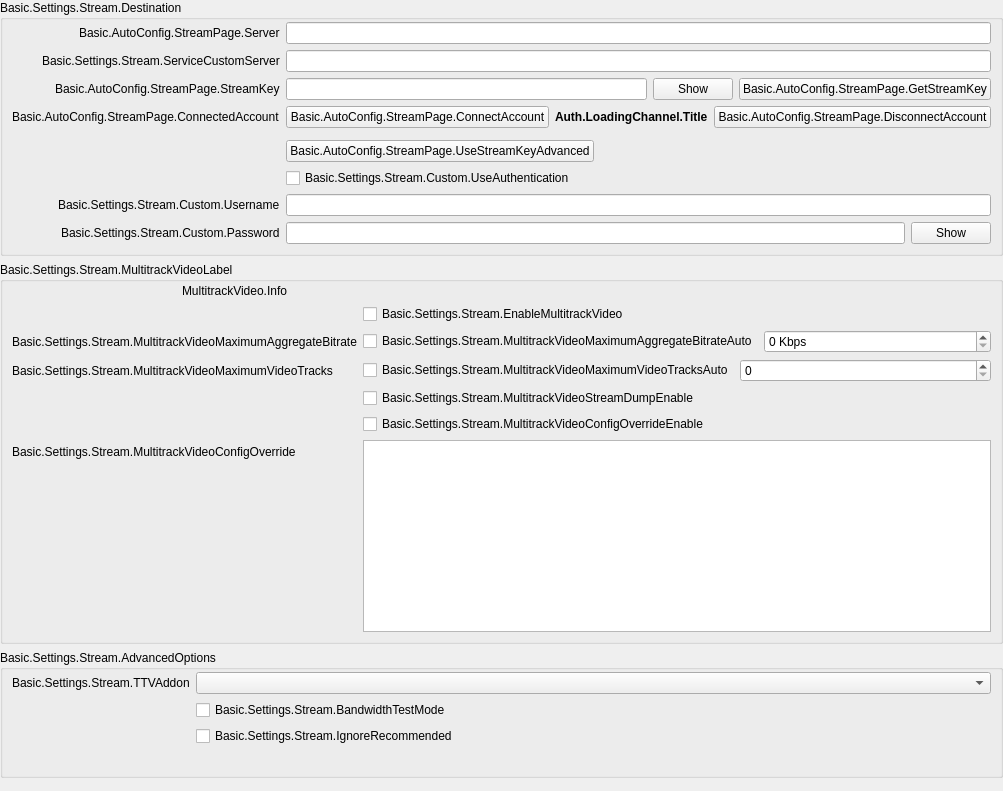
            <widget class="QWidget" name="streamKeyPage">
             <property name="geometry">
              <rect>
               <x>0</x>
               <y>0</y>
               <width>987</width>
               <height>791</height>
              </rect>
             </property>
             <layout class="QVBoxLayout" name="streamkeyPageLayout">
              <property name="leftMargin">
               <number>0</number>
              </property>
              <property name="topMargin">
               <number>0</number>
              </property>
              <property name="rightMargin">
               <number>0</number>
              </property>
              <property name="bottomMargin">
               <number>0</number>
              </property>
              <item>
               <widget class="QGroupBox" name="destinationGroupBox">
                <property name="title">
                 <string>Basic.Settings.Stream.Destination</string>
                </property>
                <layout class="QFormLayout" name="destinationLayout">
                 <property name="fieldGrowthPolicy">
                  <enum>QFormLayout::AllNonFixedFieldsGrow</enum>
                 </property>
                 <property name="labelAlignment">
                  <set>Qt::AlignRight|Qt::AlignTrailing|Qt::AlignVCenter</set>
                 </property>
                 <property name="leftMargin">
                  <number>9</number>
                 </property>
                 <property name="topMargin">
                  <number>2</number>
                 </property>
                 <property name="rightMargin">
                  <number>9</number>
                 </property>
                 <property name="bottomMargin">
                  <number>9</number>
                 </property>
                 <item row="0" column="0">
                  <widget class="QLabel" name="serverLabel">
                   <property name="text">
                    <string>Basic.AutoConfig.StreamPage.Server</string>
                   </property>
                  </widget>
                 </item>
                 <item row="0" column="1">
                  <widget class="QStackedWidget" name="serverStackedWidget">
                   <property name="sizePolicy">
                    <sizepolicy hsizetype="Preferred" vsizetype="Maximum">
                     <horstretch>0</horstretch>
                     <verstretch>0</verstretch>
                    </sizepolicy>
                   </property>
                   <property name="currentIndex">
                    <number>1</number>
                   </property>
                   <widget class="QWidget" name="servicePage">
                    <layout class="QHBoxLayout" name="horizontalLayout_21">
                     <property name="leftMargin">
                      <number>0</number>
                     </property>
                     <property name="topMargin">
                      <number>0</number>
                     </property>
                     <property name="rightMargin">
                      <number>0</number>
                     </property>
                     <property name="bottomMargin">
                      <number>0</number>
                     </property>
                     <item>
                      <widget class="QComboBox" name="server"/>
                     </item>
                    </layout>
                   </widget>
                   <widget class="QWidget" name="customPage">
                    <layout class="QHBoxLayout" name="horizontalLayout_22">
                     <property name="leftMargin">
                      <number>0</number>
                     </property>
                     <property name="topMargin">
                      <number>0</number>
                     </property>
                     <property name="rightMargin">
                      <number>0</number>
                     </property>
                     <property name="bottomMargin">
                      <number>0</number>
                     </property>
                     <item>
                      <widget class="QLineEdit" name="customServer"/>
                     </item>
                    </layout>
                   </widget>
                  </widget>
                 </item>
                 <item row="1" column="0">
                  <widget class="QLabel" name="serviceCustomServerLabel">
                   <property name="text">
                    <string>Basic.Settings.Stream.ServiceCustomServer</string>
                   </property>
                   <property name="buddy">
                    <cstring>serviceCustomServer</cstring>
                   </property>
                  </widget>
                 </item>
                 <item row="1" column="1">
                  <widget class="QLineEdit" name="serviceCustomServer"/>
                 </item>
                 <item row="2" column="0">
                  <widget class="QLabel" name="streamKeyLabel">
                   <property name="text">
                    <string>Basic.AutoConfig.StreamPage.StreamKey</string>
                   </property>
                   <property name="openExternalLinks">
                    <bool>true</bool>
                   </property>
                   <property name="buddy">
                    <cstring>key</cstring>
                   </property>
                  </widget>
                 </item>
                 <item row="2" column="1">
                  <widget class="QFrame" name="streamKeyWidget">
                   <layout class="QHBoxLayout" name="horizontalLayout_11">
                    <property name="leftMargin">
                     <number>0</number>
                    </property>
                    <property name="topMargin">
                     <number>0</number>
                    </property>
                    <property name="rightMargin">
                     <number>0</number>
                    </property>
                    <property name="bottomMargin">
                     <number>0</number>
                    </property>
                    <item>
                     <widget class="QLineEdit" name="key">
                      <property name="inputMask">
                       <string notr="true"/>
                      </property>
                      <property name="text">
                       <string notr="true"/>
                      </property>
                      <property name="echoMode">
                       <enum>QLineEdit::Password</enum>
                      </property>
                     </widget>
                    </item>
                    <item>
                     <widget class="QPushButton" name="show">
                      <property name="text">
                       <string>Show</string>
                      </property>
                     </widget>
                    </item>
                    <item>
                     <widget class="UrlPushButton" name="getStreamKeyButton">
                      <property name="toolTip">
                       <string/>
                      </property>
                      <property name="toolTipDuration">
                       <number>-4</number>
                      </property>
                      <property name="text">
                       <string>Basic.AutoConfig.StreamPage.GetStreamKey</string>
                      </property>
                     </widget>
                    </item>
                   </layout>
                  </widget>
                 </item>
                 <item row="3" column="0">
                  <widget class="QLabel" name="connectedAccountLabel">
                   <property name="text">
                    <string>Basic.AutoConfig.StreamPage.ConnectedAccount</string>
                   </property>
                  </widget>
                 </item>
                 <item row="3" column="1">
                  <layout class="QHBoxLayout" name="horizontalLayout_15">
                   <item>
                    <widget class="QPushButton" name="connectAccount2">
                     <property name="cursor">
                      <cursorShape>PointingHandCursor</cursorShape>
                     </property>
                     <property name="text">
                      <string>Basic.AutoConfig.StreamPage.ConnectAccount</string>
                     </property>
                    </widget>
                   </item>
                   <item>
                    <widget class="QLabel" name="connectedAccountText">
                     <property name="styleSheet">
                      <string notr="true">font-weight: bold</string>
                     </property>
                     <property name="text">
                      <string>Auth.LoadingChannel.Title</string>
                     </property>
                    </widget>
                   </item>
                   <item>
                    <widget class="QPushButton" name="disconnectAccount">
                     <property name="text">
                      <string>Basic.AutoConfig.StreamPage.DisconnectAccount</string>
                     </property>
                    </widget>
                   </item>
                   <item>
                    <spacer name="horizontalSpacer_19">
                     <property name="orientation">
                      <enum>Qt::Horizontal</enum>
                     </property>
                     <property name="sizeHint" stdset="0">
                      <size>
                       <width>40</width>
                       <height>20</height>
                      </size>
                     </property>
                    </spacer>
                   </item>
                  </layout>
                 </item>
                 <item row="4" column="0">
                  <spacer name="horizontalSpacer_18">
                   <property name="orientation">
                    <enum>Qt::Horizontal</enum>
                   </property>
                   <property name="sizeHint" stdset="0">
                    <size>
                     <width>170</width>
                     <height>0</height>
                    </size>
                   </property>
                  </spacer>
                 </item>
                 <item row="5" column="1">
                  <layout class="QHBoxLayout" name="horizontalLayout_28">
                   <item>
                    <widget class="QPushButton" name="useStreamKeyAdv">
                     <property name="text">
                      <string>Basic.AutoConfig.StreamPage.UseStreamKeyAdvanced</string>
                     </property>
                    </widget>
                   </item>
                   <item>
                    <spacer name="horizontalSpacer_28">
                     <property name="orientation">
                      <enum>Qt::Horizontal</enum>
                     </property>
                     <property name="sizeHint" stdset="0">
                      <size>
                       <width>40</width>
                       <height>0</height>
                      </size>
                     </property>
                    </spacer>
                   </item>
                  </layout>
                 </item>
                 <item row="6" column="1">
                  <widget class="QCheckBox" name="useAuth">
                   <property name="text">
                    <string>Basic.Settings.Stream.Custom.UseAuthentication</string>
                   </property>
                  </widget>
                 </item>
                 <item row="7" column="0">
                  <widget class="QLabel" name="authUsernameLabel">
                   <property name="text">
                    <string>Basic.Settings.Stream.Custom.Username</string>
                   </property>
                   <property name="buddy">
                    <cstring>authUsername</cstring>
                   </property>
                  </widget>
                 </item>
                 <item row="7" column="1">
                  <widget class="QLineEdit" name="authUsername"/>
                 </item>
                 <item row="8" column="0">
                  <widget class="QLabel" name="authPwLabel">
                   <property name="text">
                    <string>Basic.Settings.Stream.Custom.Password</string>
                   </property>
                   <property name="buddy">
                    <cstring>authPw</cstring>
                   </property>
                  </widget>
                 </item>
                 <item row="8" column="1">
                  <widget class="QFrame" name="authPwWidget">
                   <layout class="QHBoxLayout" name="horizontalLayout_25">
                    <property name="leftMargin">
                     <number>0</number>
                    </property>
                    <property name="topMargin">
                     <number>0</number>
                    </property>
                    <property name="rightMargin">
                     <number>0</number>
                    </property>
                    <property name="bottomMargin">
                     <number>0</number>
                    </property>
                    <item>
                     <widget class="QLineEdit" name="authPw">
                      <property name="echoMode">
                       <enum>QLineEdit::Password</enum>
                      </property>
                     </widget>
                    </item>
                    <item>
                     <widget class="QPushButton" name="authPwShow">
                      <property name="text">
                       <string>Show</string>
                      </property>
                     </widget>
                    </item>
                   </layout>
                  </widget>
                 </item>
                </layout>
               </widget>
              </item>
              <item>
               <widget class="QGroupBox" name="multitrackVideoGroupBox">
                <property name="title">
                 <string>Basic.Settings.Stream.MultitrackVideoLabel</string>
                </property>
                <layout class="QVBoxLayout" name="verticalLayout_34">
                 <property name="leftMargin">
                  <number>9</number>
                 </property>
                 <property name="topMargin">
                  <number>2</number>
                 </property>
                 <property name="rightMargin">
                  <number>9</number>
                 </property>
                 <property name="bottomMargin">
                  <number>9</number>
                 </property>
                 <item>
                  <layout class="QHBoxLayout" name="horizontalLayout_12">
                   <item>
                    <spacer name="horizontalSpacer_31">
                     <property name="orientation">
                      <enum>Qt::Horizontal</enum>
                     </property>
                     <property name="sizeType">
                      <enum>QSizePolicy::Fixed</enum>
                     </property>
                     <property name="sizeHint" stdset="0">
                      <size>
                       <width>170</width>
                       <height>10</height>
                      </size>
                     </property>
                    </spacer>
                   </item>
                   <item>
                    <widget class="QLabel" name="multitrackVideoInfo">
                     <property name="text">
                      <string>MultitrackVideo.Info</string>
                     </property>
                     <property name="textFormat">
                      <enum>Qt::RichText</enum>
                     </property>
                     <property name="wordWrap">
                      <bool>true</bool>
                     </property>
                     <property name="openExternalLinks">
                      <bool>true</bool>
                     </property>
                    </widget>
                   </item>
                  </layout>
                 </item>
                 <item>
                  <layout class="QFormLayout" name="formLayout_27">
                   <property name="fieldGrowthPolicy">
                    <enum>QFormLayout::AllNonFixedFieldsGrow</enum>
                   </property>
                   <item row="1" column="0">
                    <widget class="QLabel" name="multitrackVideoMaximumAggregateBitrateLabel">
                     <property name="text">
                      <string>Basic.Settings.Stream.MultitrackVideoMaximumAggregateBitrate</string>
                     </property>
                    </widget>
                   </item>
                   <item row="1" column="1">
                    <layout class="QHBoxLayout" name="horizontalLayout_31" stretch="0,0">
                     <item>
                      <widget class="QCheckBox" name="multitrackVideoMaximumAggregateBitrateAuto">
                       <property name="text">
                        <string>Basic.Settings.Stream.MultitrackVideoMaximumAggregateBitrateAuto</string>
                       </property>
                      </widget>
                     </item>
                     <item>
                      <widget class="QSpinBox" name="multitrackVideoMaximumAggregateBitrate">
                       <property name="sizePolicy">
                        <sizepolicy hsizetype="MinimumExpanding" vsizetype="Fixed">
                         <horstretch>0</horstretch>
                         <verstretch>0</verstretch>
                        </sizepolicy>
                       </property>
                       <property name="suffix">
                        <string notr="true"> Kbps</string>
                       </property>
                       <property name="minimum">
                        <number>0</number>
                       </property>
                       <property name="maximum">
                        <number>1000000</number>
                       </property>
                       <property name="singleStep">
                        <number>50</number>
                       </property>
                       <property name="value">
                        <number>0</number>
                       </property>
                      </widget>
                     </item>
                    </layout>
                   </item>
                   <item row="2" column="0">
                    <widget class="QLabel" name="multitrackVideoMaximumVideoTracksLabel">
                     <property name="text">
                      <string>Basic.Settings.Stream.MultitrackVideoMaximumVideoTracks</string>
                     </property>
                    </widget>
                   </item>
                   <item row="2" column="1">
                    <layout class="QHBoxLayout" name="horizontalLayout_32" stretch="0,0">
                     <item>
                      <widget class="QCheckBox" name="multitrackVideoMaximumVideoTracksAuto">
                       <property name="sizePolicy">
                        <sizepolicy hsizetype="Minimum" vsizetype="Fixed">
                         <horstretch>0</horstretch>
                         <verstretch>0</verstretch>
                        </sizepolicy>
                       </property>
                       <property name="text">
                        <string>Basic.Settings.Stream.MultitrackVideoMaximumVideoTracksAuto</string>
                       </property>
                      </widget>
                     </item>
                     <item>
                      <widget class="QSpinBox" name="multitrackVideoMaximumVideoTracks">
                       <property name="sizePolicy">
                        <sizepolicy hsizetype="MinimumExpanding" vsizetype="Fixed">
                         <horstretch>0</horstretch>
                         <verstretch>0</verstretch>
                        </sizepolicy>
                       </property>
                       <property name="minimum">
                        <number>0</number>
                       </property>
                       <property name="maximum">
                        <number>100</number>
                       </property>
                       <property name="value">
                        <number>0</number>
                       </property>
                      </widget>
                     </item>
                    </layout>
                   </item>
                   <item row="3" column="0">
                    <spacer name="horizontalSpacer_32">
                     <property name="orientation">
                      <enum>Qt::Horizontal</enum>
                     </property>
                     <property name="sizeType">
                      <enum>QSizePolicy::Fixed</enum>
                     </property>
                     <property name="sizeHint" stdset="0">
                      <size>
                       <width>170</width>
                       <height>10</height>
                      </size>
                     </property>
                    </spacer>
                   </item>
                   <item row="3" column="1">
                    <widget class="QCheckBox" name="multitrackVideoStreamDumpEnable">
                     <property name="text">
                      <string>Basic.Settings.Stream.MultitrackVideoStreamDumpEnable</string>
                     </property>
                    </widget>
                   </item>
                   <item row="4" column="1">
                    <widget class="QCheckBox" name="multitrackVideoConfigOverrideEnable">
                     <property name="text">
                      <string>Basic.Settings.Stream.MultitrackVideoConfigOverrideEnable</string>
                     </property>
                    </widget>
                   </item>
                   <item row="5" column="0">
                    <widget class="QLabel" name="multitrackVideoConfigOverrideLabel">
                     <property name="text">
                      <string>Basic.Settings.Stream.MultitrackVideoConfigOverride</string>
                     </property>
                    </widget>
                   </item>
                   <item row="5" column="1">
                    <widget class="QPlainTextEdit" name="multitrackVideoConfigOverride">
                     <property name="sizePolicy">
                      <sizepolicy hsizetype="Expanding" vsizetype="Expanding">
                       <horstretch>0</horstretch>
                       <verstretch>0</verstretch>
                      </sizepolicy>
                     </property>
                    </widget>
                   </item>
                   <item row="0" column="1">
                    <widget class="QCheckBox" name="enableMultitrackVideo">
                     <property name="text">
                      <string>Basic.Settings.Stream.EnableMultitrackVideo</string>
                     </property>
                    </widget>
                   </item>
                   <item row="0" column="0">
                    <spacer name="horizontalSpacer_30">
                     <property name="orientation">
                      <enum>Qt::Horizontal</enum>
                     </property>
                     <property name="sizeType">
                      <enum>QSizePolicy::Fixed</enum>
                     </property>
                     <property name="sizeHint" stdset="0">
                      <size>
                       <width>170</width>
                       <height>10</height>
                      </size>
                     </property>
                    </spacer>
                   </item>
                  </layout>
                 </item>
                </layout>
               </widget>
              </item>
              <item>
               <widget class="QGroupBox" name="serviceAdvancedOptionsGroupBox">
                <property name="title">
                 <string>Basic.Settings.Stream.AdvancedOptions</string>
                </property>
                <layout class="QFormLayout" name="serviceAdvancedOptionsLayout">
                 <property name="fieldGrowthPolicy">
                  <enum>QFormLayout::AllNonFixedFieldsGrow</enum>
                 </property>
                 <property name="labelAlignment">
                  <set>Qt::AlignRight|Qt::AlignTrailing|Qt::AlignVCenter</set>
                 </property>
                 <property name="leftMargin">
                  <number>9</number>
                 </property>
                 <property name="topMargin">
                  <number>2</number>
                 </property>
                 <property name="rightMargin">
                  <number>9</number>
                 </property>
                 <property name="bottomMargin">
                  <number>9</number>
                 </property>
                 <item row="0" column="0">
                  <widget class="QLabel" name="twitchAddonLabel">
                   <property name="text">
                    <string>Basic.Settings.Stream.TTVAddon</string>
                   </property>
                   <property name="buddy">
                    <cstring>twitchAddonDropdown</cstring>
                   </property>
                  </widget>
                 </item>
                 <item row="0" column="1">
                  <widget class="QComboBox" name="twitchAddonDropdown"/>
                 </item>
                 <item row="1" column="0">
                  <spacer name="horizontalSpacer_18_1">
                   <property name="orientation">
                    <enum>Qt::Horizontal</enum>
                   </property>
                   <property name="sizeHint" stdset="0">
                    <size>
                     <width>170</width>
                     <height>0</height>
                    </size>
                   </property>
                  </spacer>
                 </item>
                 <item row="1" column="1">
                  <widget class="QCheckBox" name="bandwidthTestEnable">
                   <property name="text">
                    <string>Basic.Settings.Stream.BandwidthTestMode</string>
                   </property>
                  </widget>
                 </item>
                 <item row="2" column="1">
                  <widget class="QCheckBox" name="ignoreRecommended">
                   <property name="text">
                    <string>Basic.Settings.Stream.IgnoreRecommended</string>
                   </property>
                  </widget>
                 </item>
                 <item row="3" column="1">
                  <widget class="QLabel" name="enforceSettingsLabel">
                   <property name="text">
                    <string notr="true"/>
                   </property>
                   <property name="textFormat">
                    <enum>Qt::RichText</enum>
                   </property>
                   <property name="openExternalLinks">
                    <bool>true</bool>
                   </property>
                  </widget>
                 </item>
                </layout>
               </widget>
              </item>
              <item>
               <spacer name="verticalSpacer_12">
                <property name="orientation">
                 <enum>Qt::Vertical</enum>
                </property>
                <property name="sizeHint" stdset="0">
                 <size>
                  <width>20</width>
                  <height>0</height>
                 </size>
                </property>
               </spacer>
              </item>
             </layout>
            </widget>
